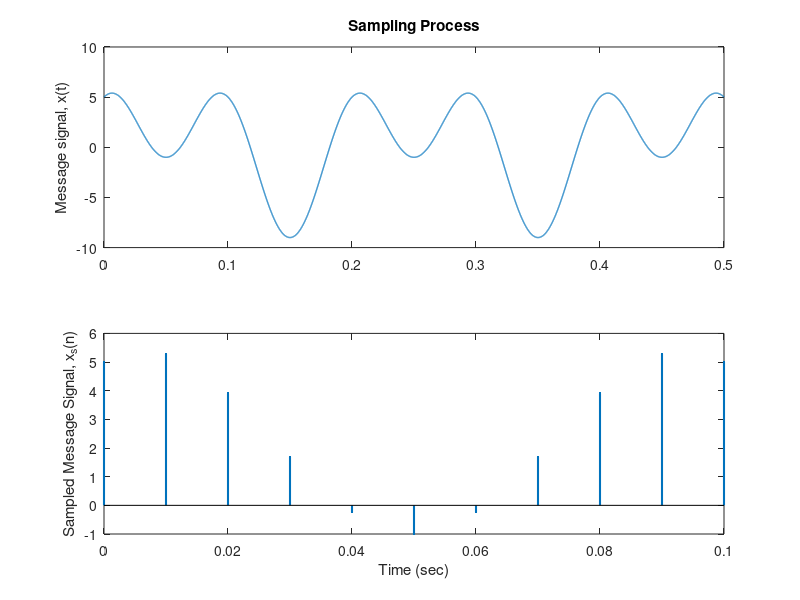
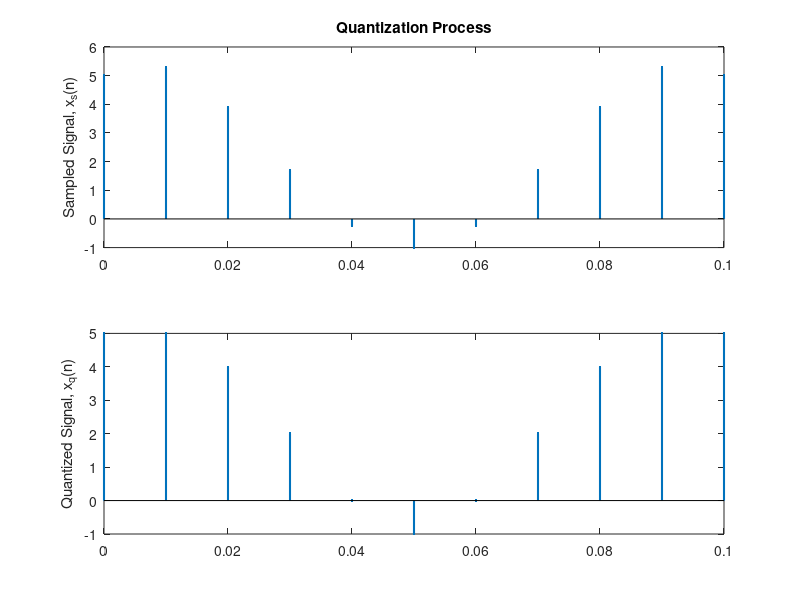
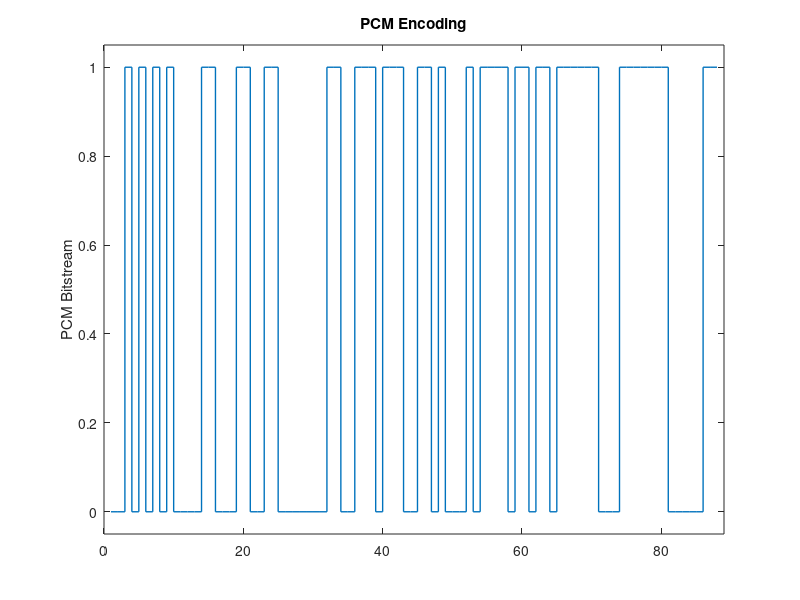
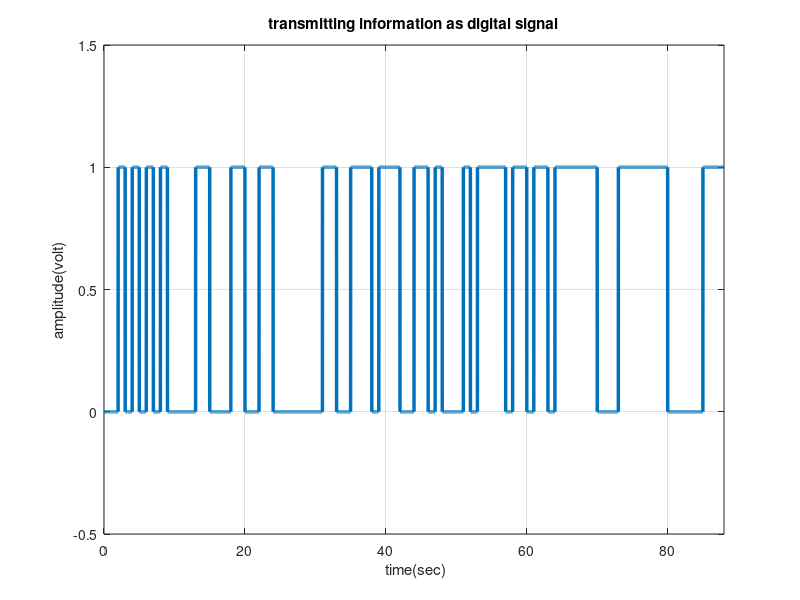

Here is the MATLAB script that generated these plots, in order:
clc; close all; clear all;
% ------------------------------------------------------------
%% Sampling
% Define Message Signal
x = @(t) 5*cos(20*pi*t) + 4*sin(10*pi*t);
Fs = 100; %Sampling Frequency
t = 0:0.0001:0.5; % Time Grid
ts = 0:1/Fs:0.1; % Sampling Time Grid
xs = x(ts); % Sampled Signal
figure(1)
subplot(2,1,1), plot(t, x(t), 'linewidth', 1);
title('Sampling Process');
ylabel('Message signal, x(t)');
subplot(2,1,2), stem(ts, xs, '.', 'linewidth', 1.5);
ylabel('Sampled Message Signal, x_s(n)');
xlabel('Time (sec)')
saveas(gcf, 'project_3fig1.png')
% ------------------------------------------------------------
compressed = compand(xs,255,max(xs),'mu/compressor')
% ------------------------------------------------------------
%% Quantization (Rounding)
L = 256; b = log2(L); %Quantization Levels and bits
delta = (max(xs)-min(xs))/(L-1); % Quantization Step
xq = round((xs/delta)*delta); % Quantized Signal
SQNR = 10*log10(mean(xs.^2)/mean((xs-xq).^2));
disp(['SQNR = ', num2str(SQNR), ' dB']);
figure(2)
subplot(2,1,1), stem(ts, xs, '.', 'linewidth', 1.5);
title('Quantization Process');
ylabel('Sampled Signal, x_s(n)');
subplot(2,1,2), stem(ts, xq, '.', 'linewidth', 1.5);
ylabel('Quantized Signal, x_q(n)');
saveas(gcf, 'project_3fig2.png')
%% PCM Encoding
xb = de2bi(round((xq/delta)+ 41)); %Assigning bits for each Q-level
xbs = reshape(xb, [1, length(xq)*b]); %PCM Bitstream
figure(3)
stairs(xbs, 'linewidth', 1);
title('PCM Encoding');
ylabel('PCM Bitstream');
xlim([0, length(xbs)+1]);
ylim([-0.05, 1.05]);
saveas(gcf, 'project_3fig3.png')
expanded = compand(xs,255,max(xs),'mu/expander')

x = xbs;
bp= 1;                                                    % bit period
disp(' Binary information at Transmitter :');
disp(x);
bit=[]; 
for n=1:1:length(x)
    if x(n)==1;
       se=ones(1,100);
    else x(n)==0;
        se=zeros(1,100);
    end
     bit=[bit se];
end
t1=bp/100:bp/100:100*length(x)*(bp/100);
figure(4)
plot(t1,bit,'lineWidth',2.5);grid on;
axis([ 0 bp*length(x) -.5 1.5]);
ylabel('amplitude(volt)');
xlabel(' time(sec)');
title('transmitting information as digital signal');
saveas(gcf, 'project_3fig4.png')

A=5;                                          % Amplitude of carrier signal
br=1/bp;                                                         % bit rate
f1=br*8;                           % carrier frequency for information as 1
f2=br*2;                           % carrier frequency for information as 0
t2=bp/88:bp/88:bp;                 
ss=length(t2);
fsk=[];
for (i=1:1:length(xbs))
    if (xbs(i)==1)
        y=A*cos(2*pi*f1*t2);
    else
        y=A*cos(2*pi*f2*t2);
    end
    fsk=[fsk y];
end
t3=bp/88:bp/88:bp*length(xbs);
figure(5)
plot(t3,fsk);
xlabel('time(sec)');
ylabel('amplitude(volt)');
title('waveform for binary FSK modulation coresponding binary information');
saveas(gcf, 'project_3fig5.png')
%Noise generator SNR=Eb/No=20log(Signalrms/Noiserms)
dB = 10;
vn = sqrt(10^(dB/10)); % set noise amplitude = sqrt(Pn) = sqrt(10^(dB/10))
noise = vn*(randn(size(t3))); % noise generator
figure(6)
plot(noise, 'linewidth', 1.25);
grid on;
title('Noise Level');
saveas(gcf, 'project_3fig6.png')

% Noisy Signal
fskn=(fsk+noise); %modulated carrier plus noise
figure(7)
plot(t3,fskn, 'linewidth', 1.25);
title('Modulated Carrier Waveform Plus Noise');
grid on;
saveas(gcf, 'project_3fig7.png')